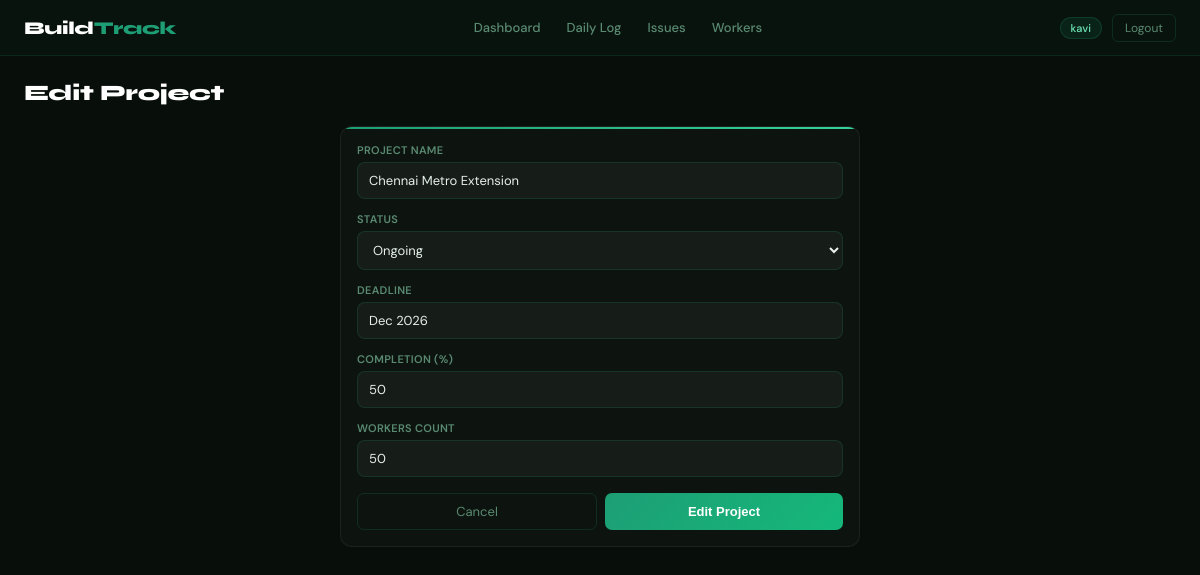
Screenshot of /projects/edit/5/ (signed in) with the database file from the repository.
### tracker/models.py (models this page shows, shortened)
class Project(models.Model):
    STATUS=[('ongoing','Ongoing'),('delayed','Delayed'),('ontrack','On Track')]
    name=models.CharField(max_length=100)
    status=models.CharField(max_length=20,choices=STATUS)
    deadline=models.CharField(max_length=50)
    completion=models.IntegerField(default=0)
    workers_count=models.IntegerField(default=0)
    created_at=models.DateTimeField(auto_now_add=True)

### tracker/views.py (the view, shortened to what this page needs)
# urls.py: path('projects/edit/<int:pk>/', views.project_edit, name='project_edit'),
def project_edit(request, pk):
    if not request.user.is_authenticated:
        return redirect('/login/')
    project = get_object_or_404(Project, pk=pk)
    return render(request, 'tracker/project_form.html', {
        'action': 'Edit',
        'project': project
    })

### tracker/templates/tracker/project_form.html (shortened to what this page needs)
{% extends 'tracker/base.html' %}
{% block content %}
<div class="page-header">
  <div class="page-title" style="margin:0;">{{ action }} Project</div>
</div>
<div style="display:flex;justify-content:center;">
  <div class="card" style="width:100%;max-width:520px;">
    <form method="POST">
      <div class="form-group">
        <label>Project Name</label>
        <input name="name" type="text" placeholder="e.g. Madurai Highway Bridge" required
          value="{{ project.name|default:'' }}"/>
      </div>
      <div class="form-group">
        <label>Status</label>
        <select name="status">
          <option value="ongoing" {% if project.status == 'ongoing' %}selected{% endif %}>Ongoing</option>
        </select>
      </div>
      <div class="form-group">
        <label>Deadline</label>
        <input name="deadline" type="text" placeholder="e.g. Sep 2026"
          value="{{ project.deadline|default:'' }}"/>
      </div>
      <div class="form-group">
        <label>Completion (%)</label>
        <input name="completion" type="number" min="0" max="100" placeholder="e.g. 64"
          value="{{ project.completion|default:0 }}"/>
      </div>
      <div class="form-group">
        <label>Workers Count</label>
        <input name="workers_count" type="number" min="0" placeholder="e.g. 12"
          value="{{ project.workers_count|default:0 }}"/>
      </div>
      <div class="modal-actions">
        <a href="/" class="btn-cancel" style="text-align:center;text-decoration:none;">Cancel</a>
        <button type="submit" class="btn-save">{{ action }} Project</button>
      </div>
    </form>
  </div>
</div>
{% endblock %}

### tracker/templates/tracker/base.html (shortened to what this page needs)
{% load static %}
<!DOCTYPE html>
<html lang="en">
<head>
<link rel="stylesheet" href="{% static 'tracker/style.css' %}">
</head>
<body>
{% if user.is_authenticated %}
<nav>
  <div class="nav-logo">Build<span>Track</span></div>
  <div class="nav-links">
    <a href="/dashboard/" {% if request.resolver_match.url_name == 'dashboard' %}class="active"{% endif %}>Dashboard</a>
    <a href="/daily-log/" {% if request.resolver_match.url_name == 'daily_log' %}class="active"{% endif %}>Daily Log</a>
    <a href="/issues/" {% if request.resolver_match.url_name == 'issues' %}class="active"{% endif %}>Issues</a>
    <a href="/workers/" {% if request.resolver_match.url_name == 'workers' %}class="active"{% endif %}>Workers</a>
  </div>
  <div class="nav-right">
    <span class="role-tag">{{ user.username }}</span>
    <a href="/logout/" class="logout-btn">Logout</a>
  </div>
</nav>
{% endif %}
<div class="body">
{% block content %}{% endblock %}
</div>
</body>
</html>

### tracker/static/tracker/style.css (style rules this page uses)
* { box-sizing: border-box; margin: 0; padding: 0; }
body { font-family: 'DM Sans', sans-serif; background: #080f0a; color: #E8F0EC; }
nav { background: rgba(10, 20, 14, 0.98); border-bottom: 1px solid rgba(29, 158, 117, 0.15); padding: 0 24px; display: flex; align-items: center; justify-content: space-between; height: 56px; position: sticky; top: 0; z-index: 100; backdrop-filter: blur(12px); }
.nav-logo { font-family: 'Syne', sans-serif; font-size: 18px; font-weight: 800; color: #fff; letter-spacing: -0.3px; }
.nav-logo span { color: #1D9E75; }
.nav-links { display: flex; gap: 2px; }
.nav-links a { color: #5a8a72; font-size: 13px; text-decoration: none; padding: 6px 12px; border-radius: 7px; transition: all .2s; font-weight: 500; }
.nav-right { display: flex; align-items: center; gap: 10px; }
.role-tag { font-size: 11px; padding: 3px 10px; border-radius: 20px; background: rgba(29, 158, 117, 0.12); color: #6EE7B7; font-weight: 500; border: 1px solid rgba(29, 158, 117, 0.2); }
.logout-btn { font-size: 12px; padding: 5px 12px; border: 1px solid rgba(29, 158, 117, 0.18); border-radius: 6px; background: none; color: #5a8a72; cursor: pointer; text-decoration: none; transition: all .2s; }
.body { padding: 24px; }
.page-header { display: flex; justify-content: space-between; align-items: center; margin-bottom: 20px; position: relative; z-index: 1; flex-wrap: wrap; gap: 10px; }
.page-title { font-family: 'Syne', sans-serif; font-size: 22px; font-weight: 800; color: #fff; margin-bottom: 20px; letter-spacing: -0.3px; }
.card { background: rgba(255, 255, 255, 0.025); border: 1px solid rgba(255, 255, 255, 0.06); border-radius: 12px; padding: 16px; margin-bottom: 12px; position: relative; overflow: hidden; transition: box-shadow .3s ease; }
.card::before { content: ''; position: absolute; top: 0; left: 0; right: 0; height: 2px; background: linear-gradient(90deg, #1D9E75, #34D399); }
.form-group { margin-bottom: 13px; }
.form-group label { display: block; font-size: 11px; color: #5a8a72; margin-bottom: 5px; font-weight: 600; letter-spacing: 0.3px; text-transform: uppercase; }
.form-group input, .form-group select, .form-group textarea { width: 100%; padding: 9px 11px; border: 1px solid rgba(29, 158, 117, 0.18); border-radius: 8px; background: rgba(255, 255, 255, 0.04); color: #E8F0EC; font-size: 13px; font-family: 'DM Sans', sans-serif; transition: border-color .2s; }
.form-group select option { background: #0d1f16; }
.modal-actions { display: flex; gap: 8px; margin-top: 16px; }
.btn-cancel { flex: 1; padding: 9px; background: none; border: 1px solid rgba(29, 158, 117, 0.18); border-radius: 7px; color: #5a8a72; cursor: pointer; font-size: 13px; transition: all .2s; }
.btn-save { flex: 1; padding: 9px; background: linear-gradient(135deg, #1D9E75, #15b87a); border: none; border-radius: 7px; color: #fff; font-size: 13px; font-weight: 600; cursor: pointer; transition: all .2s; }

### rows the page displays
Project: name "Chennai Metro Extension", status "Ongoing", deadline "Dec 2026", completion "50", workers_count "50"

### other values shown
{{ user.username }} "kavi"
{{ action }} "Edit"
